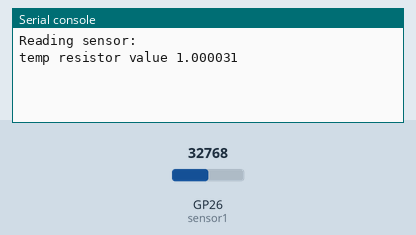
Simulated run of this program. Board: Raspberry Pi Pico running MicroPython. On the bench: the last lines printed to the serial console. Inputs (shaded band) come from the test bench; at power-on: GP26 (sensor1) = 32768 (analog values on the 0–65535 scale).

Above: at 1.2 s.
1.3 s: GP26 (sensor1) set to 45874
At 2.6 s:
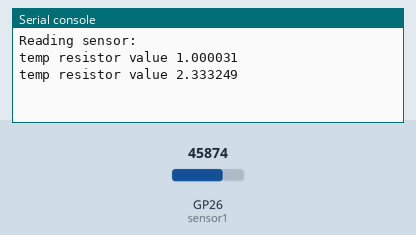
4.0 s: GP26 (sensor1) set to 57670
At 5.3 s:
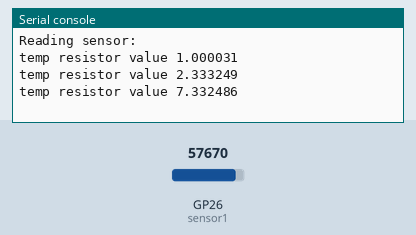
Timing chart, 0 to 7.0 s (numbered marks = the images above; inputs shaded):
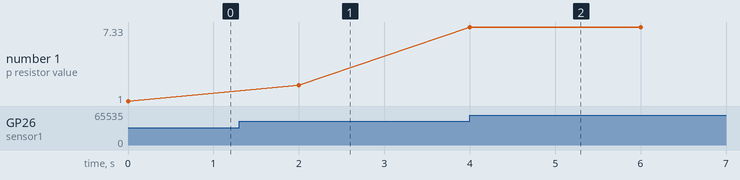

The program:

Lab3.py
```python
import machine
import utime
sensor1 = machine.ADC(26)
Vtot = 3.3
print("Reading sensor:")
while True:
    raw = sensor1.read_u16()
    voltage2 = raw * Vtot / 65535
    resistance = voltage2 * 1 / (Vtot - voltage2)
    print("temp resistor value", resistance)
    utime.sleep(2)
```

Measured:
- after the input at 1.3 s, the serial console: prints a new line after 0.70 s (image 1)
- after the input at 4.0 s, the serial console: prints a new line at once (image 2)
- plotted number 1: 1 → 2.33 after the input at 1.3 s, 2.33 → 7.33 after the input at 4.0 s
